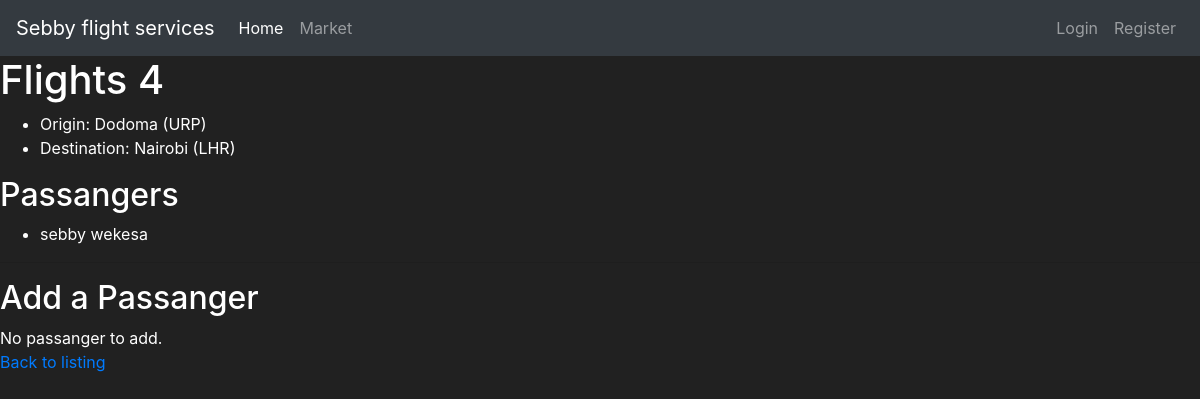
/4, run on the app's committed database.
### sebby/models.py (models this page shows, shortened)
class Flight(models.Model):
	origin = models.ForeignKey(Airport, on_delete=models.CASCADE, related_name="departures")
	destination = models.ForeignKey(Airport, on_delete=models.CASCADE, related_name="arrivals")
	duration = models.IntegerField()

class Airport(models.Model):
	code = models.CharField(max_length=3)
	city = models.CharField(max_length=64)
	def __str__(self):
		return f"{self.city} ({self.code})"

class Passanger(models.Model):
	first = models.CharField(max_length=64)
	last = models.CharField(max_length=64)
	flights = models.ManyToManyField(Flight, blank=True, related_name="passanger")
	def __str__(self):
		return f"{self.first} {self.last}"

### sebby/views.py (the view)
# urls.py: path("<int:flight_id>", views.flight, name="flight"),
def flight(request, flight_id):
	try:
		flight = Flight.objects.get(pk=flight_id)
	except Flight.DoesNotExist:
		raise Http404("Flight does not exist.")
	context = {
		"flight": flight,
		"passanger": flight.passanger.all(),
		"non_passanger": Passanger.objects.exclude(flights=flight).all()
	}
	return render(request, "flights/flight.html", context)

### sebby/templates/flights/flight.html (shortened to what this page needs)
{% extends "flights/base.html" %}
{% block body %}
	<h1>Flights {{ flight.id }}</h1>
		<ul>
			<li>Origin: {{ flight.origin }} </li>
			<li>Destination: {{ flight.destination }}</li>
		</ul>
		<h2> Passangers </h2>
		<ul>
			{% for passanger in passanger %}
			<li> {{ passanger }}</li>
			{% empty %}
			<li>No passangers.</li>
			{% endfor %}
		</ul>
		<hr>
		<h2> Add a Passanger</h2>
		{% if non_passanger %}
		<form action="{% url 'book' flight.id %}" method="post">
		    {% csrf_token %}
			<select name="passanger">
				{% for passanger in non_passanger %}
					<option value="{{ passanger.id }}">{{ passanger }}</option>
				{% endfor %}
			</select>
			<input type="submit" value="Book flight">
		</form>
		{% else %}
			<div>No passanger to add.</div>
		{% endif %}
		<a href="{% url 'index' %}">Back to listing</a>
{% endblock%}

### sebby/templates/flights/base.html (style rules this page uses)
body { background-color: #212121; color: white; }

### data on the page
Flight: id "4", origin "Dodoma (URP)", destination "Nairobi (LHR)"
Passanger: first+last "sebby wekesa"
